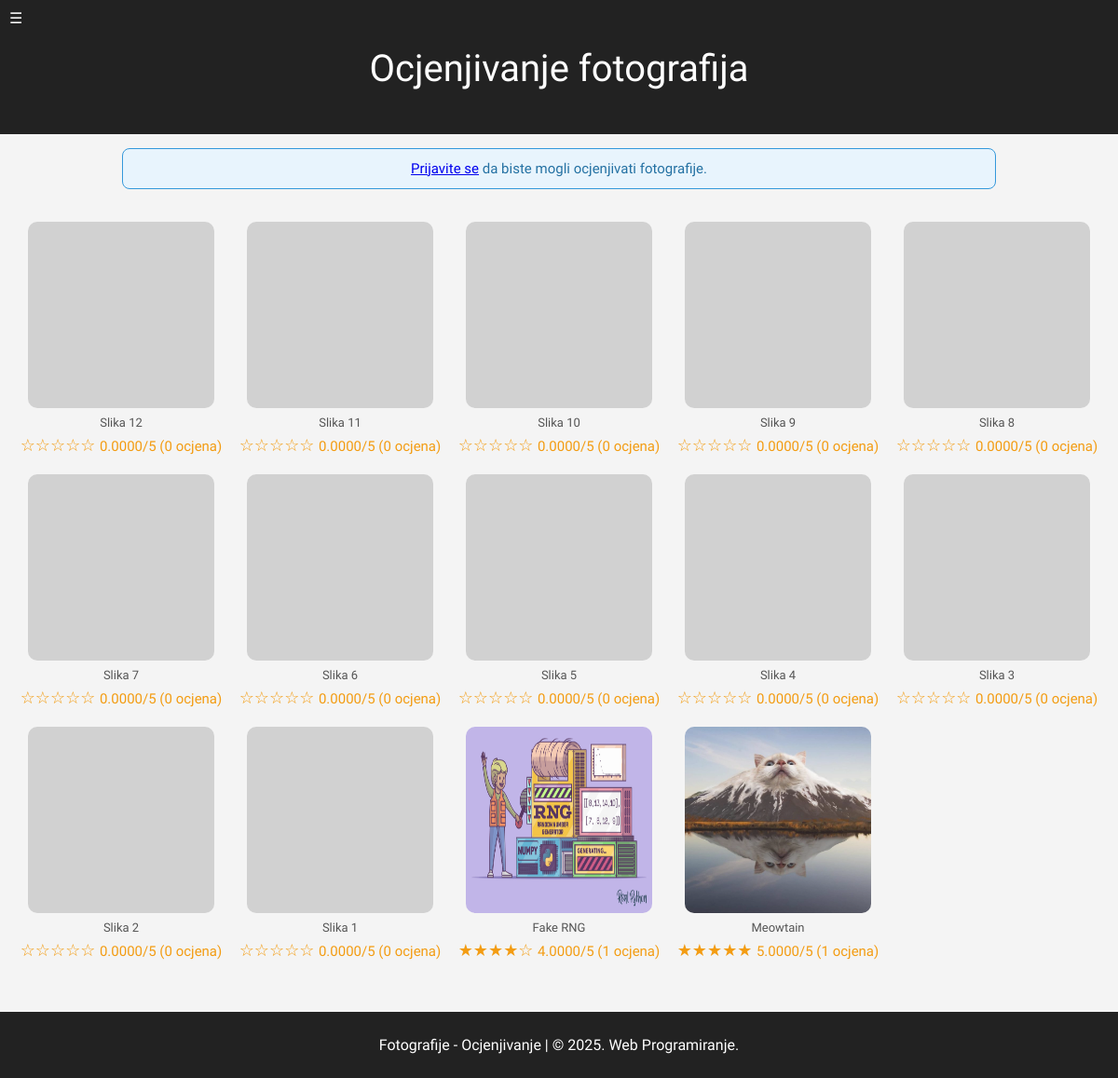
/gallery.php, run on an earlier commit of the app's database.
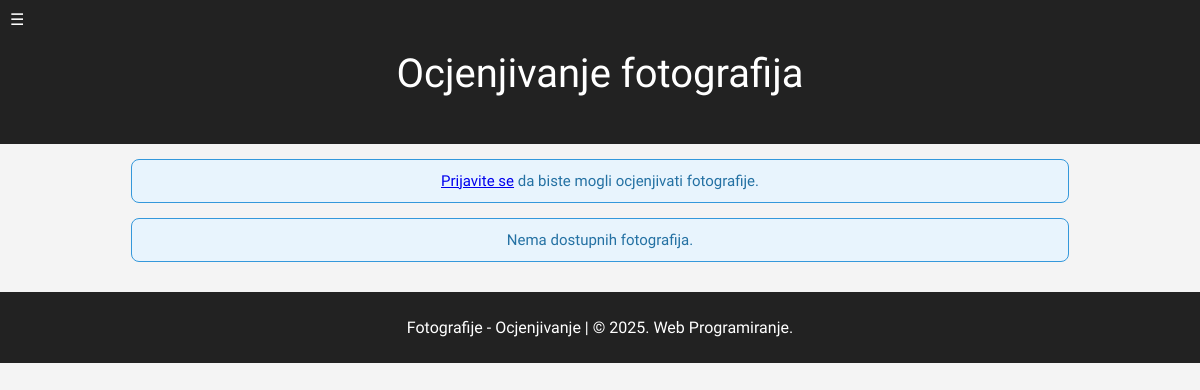
And on a later commit of the database.
### tables this page shows
CREATE TABLE IF NOT EXISTS slike (
    id INT AUTO_INCREMENT PRIMARY KEY,
    naziv_datoteke VARCHAR(255) NOT NULL,
    opis VARCHAR(255),
    putanja VARCHAR(500) NOT NULL,
    izvor ENUM('lokalno','api') DEFAULT 'lokalno',
    uploaded_by INT,
    created_at TIMESTAMP DEFAULT CURRENT_TIMESTAMP,
    FOREIGN KEY (uploaded_by) REFERENCES korisnici(id) ON DELETE SET NULL
);

### includes/auth.php (called while the page is built, shortened)
<?php
function je_prijavljen() {
    return isset($_SESSION['korisnik_id']);
}

### gallery.php (the view, shortened to what this page needs)
<?php
require_once 'includes/db.php';
require_once 'includes/auth.php';
$sql = "
    SELECT s.*,
           COALESCE(AVG(o.ocjena), 0) AS prosjecna_ocjena,
           COUNT(o.id) AS broj_ocjena
    FROM slike s
    LEFT JOIN ocjene o ON s.id = o.id_slika
    GROUP BY s.id
    ORDER BY s.id DESC
";
$result = $conn->query($sql);
$slike = $result->fetch_all(MYSQLI_ASSOC);
?>
<!DOCTYPE html>
<html lang="hr">
<head>
    <link rel="stylesheet" href="style/style.css">
    <link rel="stylesheet" href="style/nav.css">
    <link rel="stylesheet" href="style/style_slike.css">
    <link rel="stylesheet" href="style/lv4.css">
</head>
<body>
<header><h1>Ocjenjivanje fotografija</h1></header>
<?php include 'includes/nav.php'; ?>
<main>
    <?php if (!je_prijavljen()): ?>
        <div class="alert alert-info" style="max-width:900px;margin:15px auto;">
            <a href="login.php">Prijavite se</a> da biste mogli ocjenjivati fotografije.
        </div>
    <?php endif; ?>
    <?php if (empty($slike)): ?>
        <div class="alert alert-info" style="max-width:900px;margin:15px auto;">
            Nema dostupnih fotografija.
        </div>
    <?php else: ?>
        <div class="galerija">
            <?php foreach ($slike as $slika): ?>
            <div class="galerija_slika">
                <a href="photo.php?id=<?= $slika['id'] ?>">
                    <img src="<?= htmlspecialchars($slika['putanja']) ?>"
                         alt="<?= htmlspecialchars($slika['opis'] ?? $slika['naziv_datoteke']) ?>"
                         loading="lazy">
                </a>
                <p class="slika-naziv"><?= htmlspecialchars($slika['opis'] ?? $slika['naziv_datoteke']) ?></p>
                <div class="ocjena-prikaz">
                    <?php
                    $avg = round($slika['prosjecna_ocjena']);
                    echo str_repeat('★', $avg) . str_repeat('☆', 5 - $avg);
                    echo " <small>{$slika['prosjecna_ocjena']}/5 ({$slika['broj_ocjena']} ocjena)</small>";
                    ?>
                </div>
            </div>
            <?php endforeach; ?>
        </div>
    <?php endif; ?>
</main>
<footer><p>Fotografije - Ocjenjivanje | &copy; 2025. Web Programiranje.</p></footer>
</body>
</html>

### includes/nav.php (shortened to what this page needs)
<?php
require_once __DIR__ . '/auth.php';
?>
<nav class="side-nav" aria-labelledby="primarna-navigacija">
    <label for="menu-toggle" class="menu-button" aria-label="Otvori izbornik">☰</label>
</nav>

### style/style.css (style rules this page uses)
body { font-family: Arial, sans-serif; margin: 0; padding: 0; background-color: #f4f4f4; text-align: center; }
header { background: #222; color: white; padding: 20px; }
footer { margin-top: 30px; padding: 10px; background: #222; color: white; }
main { display: block; width: 100%; }

### style/nav.css (style rules this page uses)
.side-nav { position: fixed; left: -220px; top: 0; width: 200px; height: 100%; background: #222; color: #FFF; padding-top: 60px; transition: left 0.3s; z-index: 1000; }
.menu-button { position: fixed; left: 10px; top: 10px; z-index: 1100; }

### style/style_slike.css (style rules this page uses)
header { background: #222; color: white; padding: 20px; }
body { font-family: "Abel", sans-serif; margin: 0; padding: 0; }
h1 { font-weight: 100; font-size: 40px; text-align: center; margin-top: 30px; }
.galerija { display: grid; grid-template-columns: repeat(auto-fit, minmax(200px, 1fr)); gap: 15px; padding: 20px; }
.galerija_slika img { width: 100%; max-width: 200px; height: 200px; border-radius: 10px; opacity: 0.85; transition: transform 0.3s, opacity 0.3s; }

### style/lv4.css (style rules this page uses)
.alert { padding: 12px 18px; border-radius: 8px; margin: 10px auto; max-width: 700px; font-size: 15px; }
.alert-info { background: #e8f4fd; color: #2471a3; border: 1px solid #3498db; }
.ocjena-prikaz { color: #f39c12; font-size: 18px; margin: 6px 0; }
.slika-naziv { text-align: center; font-size: 13px; color: #555; margin: 4px 0; }

What changed in the data, as far as the page shows it:
removed slike: opis "Slika 12", avg "☆☆☆☆☆", prosjecna_ocjena "0.0000", broj_ocjena "0"
removed slike: opis "Slika 11", avg "☆☆☆☆☆", prosjecna_ocjena "0.0000", broj_ocjena "0"
removed slike: opis "Slika 10", avg "☆☆☆☆☆", prosjecna_ocjena "0.0000", broj_ocjena "0"
removed slike: opis "Slika 9", avg "☆☆☆☆☆", prosjecna_ocjena "0.0000", broj_ocjena "0"
removed slike: opis "Slika 8", avg "☆☆☆☆☆", prosjecna_ocjena "0.0000", broj_ocjena "0"
removed slike: opis "Slika 7", avg "☆☆☆☆☆", prosjecna_ocjena "0.0000", broj_ocjena "0"
removed slike: opis "Slika 6", avg "☆☆☆☆☆", prosjecna_ocjena "0.0000", broj_ocjena "0"
removed slike: opis "Slika 5", avg "☆☆☆☆☆", prosjecna_ocjena "0.0000", broj_ocjena "0"
removed slike: opis "Slika 4", avg "☆☆☆☆☆", prosjecna_ocjena "0.0000", broj_ocjena "0"
removed slike: opis "Slika 3", avg "☆☆☆☆☆", prosjecna_ocjena "0.0000", broj_ocjena "0"
removed slike: opis "Slika 2", avg "☆☆☆☆☆", prosjecna_ocjena "0.0000", broj_ocjena "0"
removed slike: opis "Slika 1", avg "☆☆☆☆☆", prosjecna_ocjena "0.0000", broj_ocjena "0"
removed slike: putanja (picture), opis "Fake RNG", avg "★★★★", avg "☆", prosjecna_ocjena "4.0000", broj_ocjena "1"
removed slike: putanja (picture), opis "Meowtain", avg "★★★★★", prosjecna_ocjena "5.0000", broj_ocjena "1"
Also different on the page:
text now shown: "Nema dostupnih fotografija."
